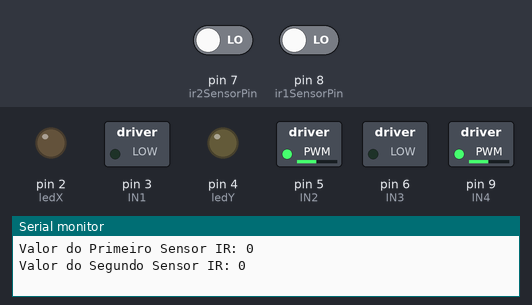
The sketch below on a simulated Arduino Uno, built with avr-gcc and run on an emulated ATmega328P. Parts: switched loads named in the sketch (green lamp = pin HIGH), output pins drawn as LEDs (lit = HIGH), the last lines printed to the serial monitor. Dashed ring = blinking. The inputs (shaded band) are chosen by the test bench; at power-on: pin 7 (ir2SensorPin) LOW, pin 8 (ir1SensorPin) LOW.

Above: at 1.2 s.
1.3 s: pin 7 (ir2SensorPin) driven HIGH
At 1.4 s:
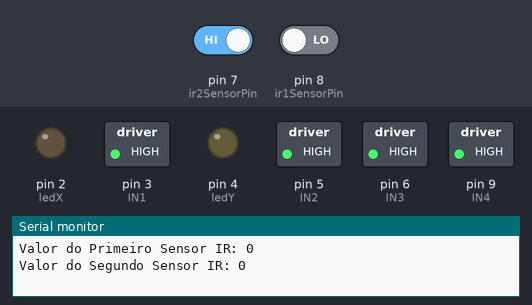
4.3 s: pin 8 (ir1SensorPin) driven HIGH
At 7.2 s:
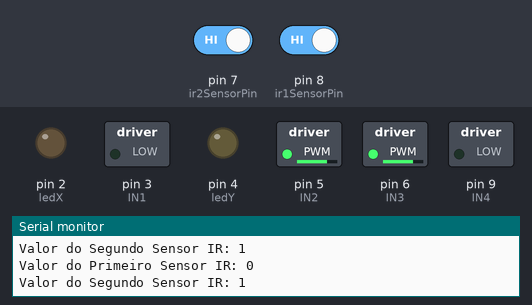
7.3 s: pin 7 (ir2SensorPin) driven LOW
At 8.2 s:
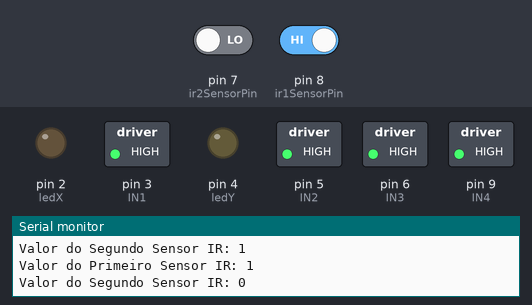
Timing chart, 0 to 16.3 s (numbered marks = the images above; inputs shaded):
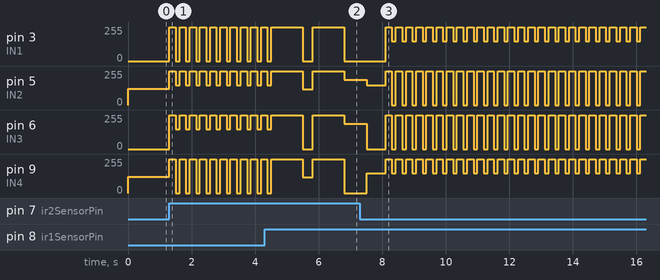

The sketch:

AGV_final.ino
```cpp
// Posição Inicial da partícula
int ledX = 2;
int ledY = 4;
int obj = 0;
int IN1 = 3;
int IN2 = 5;
int IN3 = 6;
int IN4 = 9;
int enable1 = 12;
int enable2 = 13;
int ir1SensorPin = 8; // Pino digital do primeiro sensor IR
int ir2SensorPin = 7; // Pino digital do segundo sensor IR

// Funções para movimentação do AGV
void moverFrente(int velocidade) {
  digitalWrite(IN1, LOW);
  analogWrite(IN2, velocidade);
  digitalWrite(IN3, LOW);
  analogWrite(IN4, velocidade);
}

void moverRe(int velocidade) {
  digitalWrite(IN1, velocidade);
  analogWrite(IN2, LOW);
  digitalWrite(IN3, velocidade);
  analogWrite(IN4, LOW);
}


void virarDireita(int velocidade) {
  analogWrite(IN1, velocidade);
  digitalWrite(IN2, LOW);
  digitalWrite(IN3, LOW);
  analogWrite(IN4, velocidade);
}

void virarEsquerda(int velocidade) {
  digitalWrite(IN1, LOW);
  analogWrite(IN2, velocidade);
  analogWrite(IN3, velocidade);
  digitalWrite(IN4, LOW);
}

void pararMotores() {
  digitalWrite(IN1, HIGH);
  digitalWrite(IN2, HIGH);
  digitalWrite(IN3, HIGH);
  digitalWrite(IN4, HIGH);
}

void direitaNoventa() {
  analogWrite(IN1, 190);
  digitalWrite(IN2, LOW);
  digitalWrite(IN3, LOW);
  analogWrite(IN4, 190);

}

void esquerdaNoventa() {
  digitalWrite(IN1, LOW);
  analogWrite(IN2, 190);
  analogWrite(IN3, 190);
  digitalWrite(IN4, LOW);

}


int xInicial = 0;
int yInicial = 0;

// Posição final da partícula
int xFinal = 3;
int yFinal = 2;

// Posição Cardeal Inicial: N = Norte, S = Sul, L = Leste, O = Oeste
char cardialAtual = 'S';


// Função de mover em X
void moverX() {
  // Movimentação enquanto linha inicial é diferente da linha final
  while (xInicial != xFinal) {
    digitalWrite(ledX, LOW);
    // Verifica se ambos os sensores IR estão em HIGH (passou por um nó)
    if (ambosSensoresHIGH()) {
      // Atualiza a linha inicial apenas se os sensores estiverem em HIGH
      if (xInicial < xFinal) {
        xInicial++;
      } else {
        xInicial--;
      }
      pararMotores();
      delay(1000);
      moverFrente(180);
      delay(350);
    } else {
      // Chama a função para mover para frente apenas se os sensores não estiverem em HIGH
      moverAfrenteAGV();
    }
  }
  //Led liga quando chega no ponto X designado
  digitalWrite(ledX, HIGH);
  obj = 1;
  //Hard-coded ajustar ponto final
  pararMotores();
  delay(3000);
}


// Função de mover em Y
void moverY() {
  while (yInicial != yFinal) {
    digitalWrite(ledY, LOW);
    // Verifica se ambos os sensores IR estão em HIGH (passou por um nó)
    if (ambosSensoresHIGH()) {
      // Atualiza a variavel apenas se os sensores estiverem em HIGH
      if (yInicial < yFinal) {
        yInicial++;
      } else {
        yInicial--;
      }
      pararMotores();
      delay(1000);
      moverFrente(180);
      delay(350);
    } else {
    // Chama a função de andar pra frente se os sensores nao estiverem HIGH
    moverAfrenteAGV();
    }
  }
// Liga a led quando chega no ponto Y designado
digitalWrite(ledY, HIGH);
// Hard-coded
pararMotores();
delay(5000);
obj = 1;
}

// Função para girar 180 graus
void centoOitenta() {
    Serial.println("Girar 180 graus.");
    delay(2000);
}


// Função para verificar e ajustar a orientação da partícula
void ajustarOrientacao(char direcaoDesejada) {
  if (cardialAtual == direcaoDesejada) {
        pararMotores();
        delay(1000);
        moverFrente(180);
        delay(350);
        return;  // Sai da função ajustarOrientacao se a condição for atendida
    }
    while (cardialAtual != direcaoDesejada) {
        switch (direcaoDesejada) {
            case 'N':
                switch (cardialAtual) {
                    case 'S':
                        centoOitenta();
                        break;
                    case 'L':
                        pararMotores();
                        delay(1000);
                        moverFrente(120);
                        delay(300);
                        pararMotores();
                        delay(1000);
                        esquerdaNoventa();
                        delay(700);
                        pararMotores();
                        moverFrente(150);
                        delay(500);
                        break;
                    case 'O':
                        pararMotores();
                        delay(1000);
                        moverFrente(120);
                        delay(300);
                        pararMotores();
                        delay(1000);
                        direitaNoventa();
                        delay(700);
                        pararMotores();
                        moverFrente(150);
                        delay(500);
                        break;
                }
                break;
            case 'S':
                switch (cardialAtual) {
                    case 'N':
                        centoOitenta();
                        break;
                    case 'L':
                        pararMotores();
                        delay(1000);
                        moverFrente(120);
                        delay(300);
                        pararMotores();
                        delay(1000);
                        direitaNoventa();
                        delay(700);
                        pararMotores();
                        moverFrente(150);
                        delay(500);
                        break;
                    case 'O':
                        pararMotores();
                        delay(1000);
                        moverFrente(120);
                        delay(300);
                        pararMotores();
                        delay(1000);
                        esquerdaNoventa();
                        delay(700);
                        pararMotores();
                        moverFrente(150);
                        delay(500);
                        break;
                }
                break;
            case 'L':
                switch (cardialAtual) {
                    case 'N':
                        pararMotores();
                        delay(1000);
                        moverFrente(120);
                        delay(300);
                        pararMotores();
                        delay(1000);
                        direitaNoventa();
                        delay(700);
                        pararMotores();
                        moverFrente(150);
                        delay(500);
                        break;
                    case 'S':
                        pararMotores();
                        delay(1000);
                        moverFrente(120);
                        delay(300);
                        pararMotores();
                        delay(1000);
                        esquerdaNoventa();
                        delay(700);
                        pararMotores();
                        moverFrente(150);
                        delay(500);
                        break;
                    case 'L':
                        pararMotores();
                        delay(1000);
                        moverFrente(180);
                        delay(350);
                        break;
                }
                break;
            case 'O':
                switch (cardialAtual) {
                    case 'N':
                         pararMotores();
                        delay(1000);
                        moverFrente(120);
                        delay(300);
                        pararMotores();
                        delay(1000);
                        esquerdaNoventa();
                        delay(700);
                        pararMotores();
                        moverFrente(150);
                        delay(500);
                        break;
                    case 'S':
                        pararMotores();
                        delay(1000);
                        moverFrente(120);
                        delay(300);
                        pararMotores();
                        delay(1000);
                        esquerdaNoventa();
                        delay(700);
                        pararMotores();
                        moverFrente(150);
                        delay(500);
                        break;
                    case 'L':
                        centoOitenta();
                        break;
                }
                break;
        }

        // Atualiza o valor de cardialAtual após a movimentação
        cardialAtual = direcaoDesejada;

    }
}


void moverAfrenteAGV() {
  int ir1Value = digitalRead(ir1SensorPin);
  int ir2Value = digitalRead(ir2SensorPin);


  Serial.print("Valor do Primeiro Sensor IR: ");
  Serial.println(ir1Value);
  Serial.print("Valor do Segundo Sensor IR: ");
  Serial.println(ir2Value);

  while (ir1Value == LOW && ir2Value == LOW) {
    moverFrente(122);
    ir1Value = digitalRead(ir1SensorPin);
    ir2Value = digitalRead(ir2SensorPin);
  }

  if (ir1Value == HIGH && ir2Value == LOW) {
    pararMotores();
    delay(200);
    virarDireita(150);
    delay(120);
    ir1Value = digitalRead(ir1SensorPin);
    ir2Value = digitalRead(ir2SensorPin);
  }

  if (ir1Value == LOW && ir2Value == HIGH) {
    pararMotores();
    delay(200);
    virarEsquerda(150);
    delay(120);
     ir1Value = digitalRead(ir1SensorPin);
    ir2Value = digitalRead(ir2SensorPin);
  }
}


bool ambosSensoresHIGH() {
  return digitalRead(ir1SensorPin) == HIGH && digitalRead(ir2SensorPin) == HIGH;
}


void setup() {
     // Inicia a comunicação serial para monitoramento
  Serial.begin(9600);

  // Define os pinos como saída
  pinMode(IN1, OUTPUT);
  pinMode(IN2, OUTPUT);
  pinMode(IN3, OUTPUT);
  pinMode(IN4, OUTPUT);
  digitalWrite(enable1, HIGH);
  digitalWrite(enable2, HIGH);

  pinMode(ir1SensorPin, INPUT); // Configura o pino do primeiro sensor IR como entrada digital
  pinMode(ir2SensorPin, INPUT); // Configura o pino do segundo sensor IR como entrada digital

  //Leds para monitorar o movimento dos motores
  pinMode(ledX, OUTPUT);
  pinMode(ledY, OUTPUT);

}


void tomarDecisaoX() {
  while (xInicial != xFinal) {
    char direcaoX = (xInicial > xFinal) ? 'O' : 'L';
    ajustarOrientacao(direcaoX);
    delay(100);
    moverX();
  }
}

void tomarDecisaoY() {
  while (yInicial != yFinal) {
    char direcaoY = (yInicial > yFinal) ? 'N' : 'S';
    ajustarOrientacao(direcaoY);
    delay(100);
    moverY();
  }
}


void loop() {

moverAfrenteAGV();


// Movimenta o AGV para frente até que ambos os sensores detectem HIGH
  while (!ambosSensoresHIGH()) {
    moverAfrenteAGV();
  }
  // Ativa o trecho de código quando ambos os sensores estão em HIGH

if (obj == 0) {
  tomarDecisaoX();
}

if (obj == 1) {
  delay(1000);
  moverRe(120);
  delay(300);
  tomarDecisaoY();
}


}
```

Measured:
- after the input at 1.3 s, pin 3 (IN1), pin 9 (IN4): alternates 255/255 for 0.20 s and 0/255 for 0.12 s, starting at once; pin 5 (IN2), pin 6 (IN3): alternates 255/255 for 0.20 s and 150/255 for 0.12 s, starting at once
- after the input at 7.3 s, pin 2 (ledX): stays LOW (without the input it goes to HIGH after 4.9 s); pin 3 (IN1): alternates 255/255 for 0.20 s and 150/255 for 0.12 s, starting after 1.0 s
